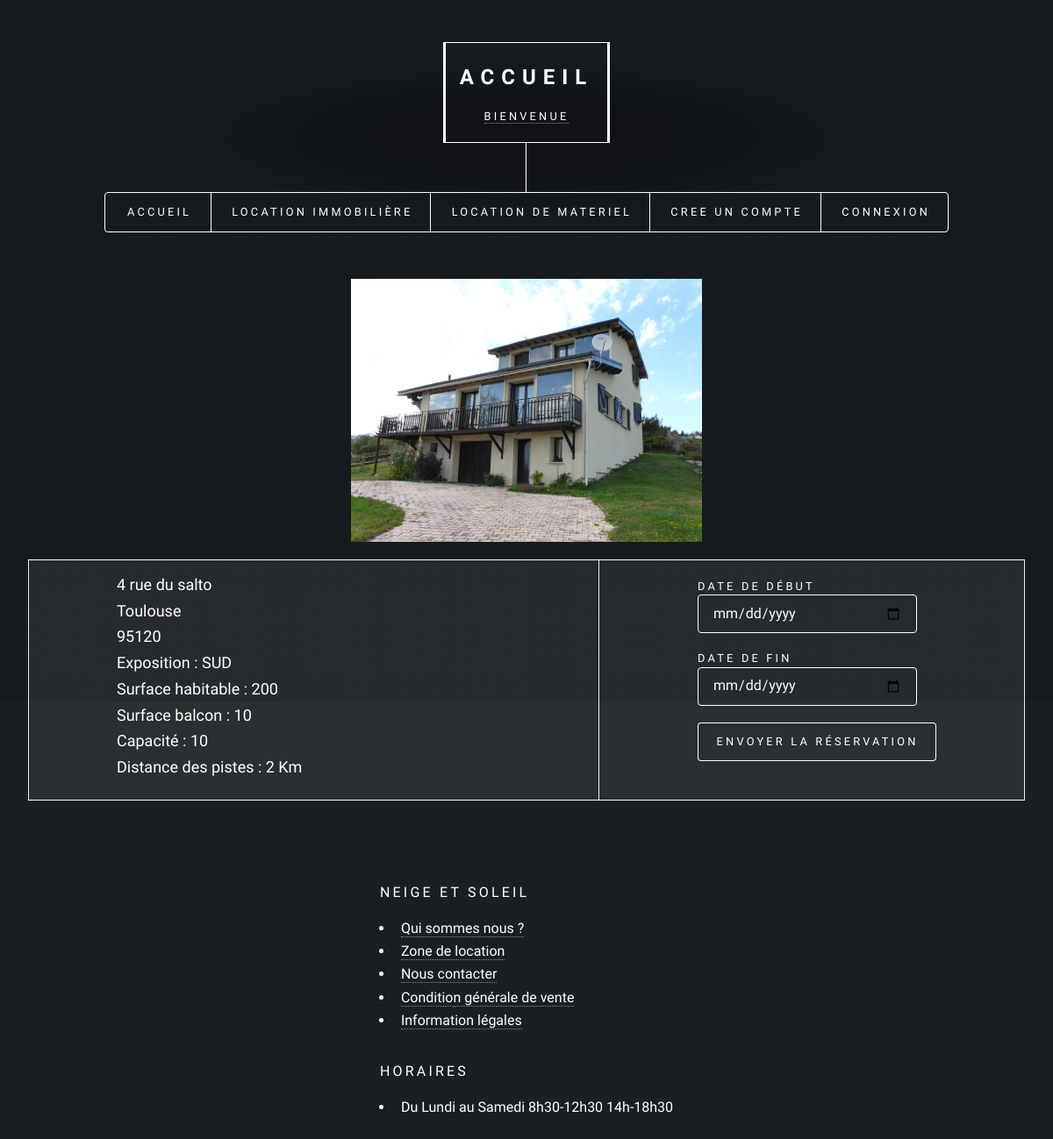
The app's page /test/N&S/reservationimmo.php?IDH=1 with its own data.
### tables this page shows
CREATE TABLE IF NOT EXISTS HABITATION

 (
   IDH INTEGER(4) NOT NULL  auto_increment,
   IDT INTEGER(4) NOT NULL  ,
   ADRH VARCHAR(35) NULL  ,
   NUMEROH INTEGER(2) NULL  ,
   CPH INTEGER(5) NULL  ,
   VILLEH VARCHAR(25) NULL ,
   EXPOH VARCHAR(15) NULL  ,
   SURFACEHABH INTEGER(3) NULL  ,
   SURFACEBALH INTEGER(3) NULL  ,
   CAPACCH INTEGER(2) NULL  ,
   DISTANCEPISTEH varchar(6) NULL  
   ,  PRIMARY KEY (IDH) 
 ) 
 comment = "";

### test/N&S/reservationimmo.php (the view, shortened to what this page needs)
<!DOCTYPE html>
<html>
	<head>
		<link rel="stylesheet" href="assets/css/main.css" />
   		<link rel="stylesheet" href="css/reservationimmo.css"/>
	</head>
	<body>
		<body class="is-preload">
			<div id="wrapper">
				<?php include("header.php"); ?>
    <br><br>
<?php
								try
								{
										$bdd = new PDO('mysql:host=localhost;dbname=Basesite','root','');
										$bdd->setAttribute(PDO::ATTR_ERRMODE, PDO::ERRMODE_EXCEPTION);
								}
								catch (Exception $e)
								{
										die('Erreur :'.$e->getMessage());
								}
	$reponse=$bdd->query('SELECT IDH,NUMEROH,ADRH,CPH,VILLEH,EXPOH, SURFACEHABH, SURFACEBALH, CAPACCH, DISTANCEPISTEH FROM habitation where IDH ='.$_GET['IDH'].';');
	$donnees = $reponse->fetchAll();
	foreach ($donnees as $elements) {
									?>
							<table id="table" border>
										<?php echo "<img src=images/habitation/".$elements['IDH'].".jpg width=400>";?>
								<tr>
									<td id="gauche">
										<?php echo($elements['NUMEROH']);?>
										<?php echo($elements['ADRH']);?><br>
										<?php echo($elements['VILLEH']);?><br>
										<?php echo($elements['CPH']);?><br>
										<?php echo "Exposition : ", ($elements['EXPOH']);?><br>
										<?php echo "Surface habitable : ", ($elements['SURFACEHABH']);?><br>
										<?php echo "Surface balcon : ", ($elements['SURFACEBALH']);?><br>
										<?php echo "Capacité : ", ($elements['CAPACCH']);?><br>
										<?php echo "Distance des pistes : ", ($elements['DISTANCEPISTEH']);?></td>
									<td>
								<div id="question">
									<form method="post" action="cible2.php">
									<label for="Date de naissance">Date de début</label>
									<input type="date" name="rdated"  maxlength="40" placeholder="Date de début" required><br>
									<label for="Date de naissance">Date de fin</label>
							 		<input type="date" name="rdatef"  maxlength="40" placeholder="Date de fin" required><br>
									<input id="submit" type="submit" value="Envoyer la réservation  "></form></td>
								</div>
							<?php }  ?>
<br><br>
<footer>
	<?php include("footer.php"); ?>
</footer>
</body>
</html>

### test/N&S/css/reservationimmo.css (style rules this page uses)
#question { color: #ffffff; display: block; font-size: 0.8rem; font-weight: 300; letter-spacing: 0.2rem; line-height: 1.5; margin: 0 0 0 0; padding-left: 100px; text-transform: uppercase; width: 350px; }
img { padding-bottom: 20px; }
#gauche { width: 650px; padding-left: 100px; font-size: 18px; }
#submit { margin-left: 0px; }

### records on screen
habitation: NUMEROH "4", ADRH "rue du salto", VILLEH "Toulouse", CPH "95120", EXPOH "SUD", SURFACEHABH "200", SURFACEBALH "10", CAPACCH "10", DISTANCEPISTEH "2 Km"
